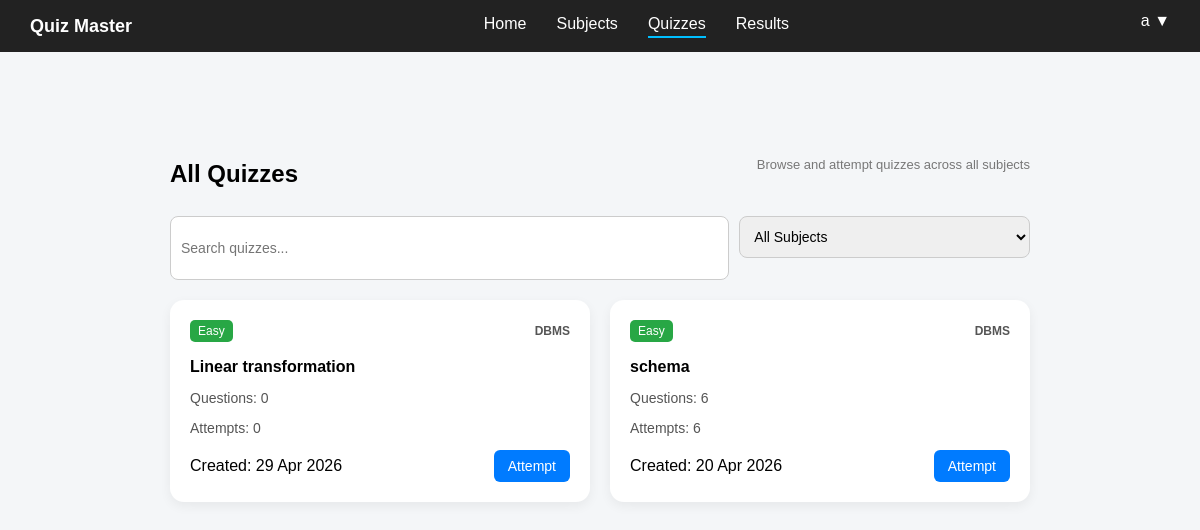
Screenshot of /dashboard/quizzes (signed in) with the database file from the repository.
### controller/models.py (models this page shows)
class Quiz(db.Model):
    __tablename__ = "quizzes"
    id = db.Column(db.Integer, primary_key=True)
    title = db.Column(db.String(200), nullable=False)
    created_at = db.Column(db.DateTime, default=datetime.utcnow)
    subject_id = db.Column(db.Integer, db.ForeignKey("subjects.id"), nullable=False)
    questions = db.relationship("Question", backref="quiz", lazy=True)
    attempts = db.relationship("Attempt", backref="quiz", lazy=True)

class Subject(db.Model):
    __tablename__ = "subjects"
    id = db.Column(db.Integer, primary_key=True)
    name = db.Column(db.String(100), nullable=False)
    description = db.Column(db.Text)
    quizzes = db.relationship("Quiz", backref="subject", lazy=True)

### app.py (the view)
@app.route("/dashboard/quizzes")
def student_all_quizzes():
    if "user_id" not in session:
        flash("Please login first")
        return redirect(url_for("login"))
    quizzes = Quiz.query.order_by(Quiz.created_at.desc()).all()
    return render_template("student_all_quizzes.html", quizzes=quizzes)

### templates/student_all_quizzes.html (shortened to what this page needs)
{% extends "base.html" %}
{% block content %}
<div class="container">
    <div class="header">
        <h1>All Quizzes</h1>
        <p class="subtitle">Browse and attempt quizzes across all subjects</p>
    </div>
    <div class="top-bar">
        <input type="text" placeholder="Search quizzes...">
        <select>
            <option>All Subjects</option>
        </select>
    </div>
    <div class="quiz-grid">
        {% for quiz in quizzes %}
        <div class="quiz-card">
            <div class="quiz-top">
                <span class="tag easy">Easy</span>
                <span class="subject">{{ quiz.subject.name }}</span>
            </div>
            <h3>{{ quiz.title }}</h3>
            <p class="small">Questions: {{ quiz.questions|length }}</p>
            <p class="small">Attempts: {{ quiz.attempts|length }}</p>
            <div class="quiz-bottom">
                <span class="small">
                    Created: {{ quiz.created_at.strftime("%d %b %Y") }}
                </span>
                <button class="btn attempt" onclick='location.href="{{ url_for("attempt_quiz", quiz_id=quiz.id) }}"'>
                    Attempt
                </button>
            </div>
        </div>
        {% endfor %}
    </div>
</div>
{% endblock %}

### static/css/base.css (style rules this page uses)
body { font-family: Arial, sans-serif; background: #f4f6f8; margin: 0; }
.container { max-width: 1000px; margin: 30px auto; padding: 20px; border-radius: 12px; }
.header { display: flex; justify-content: space-between; align-items: center; margin-bottom: 20px; }
.header h1 { margin: 0; font-size: 24px; }
.subtitle { font-size: 14px; color: #666; margin-top: 5px; }
.tag { padding: 4px 8px; border-radius: 5px; font-size: 12px; color: white; }
.subject { background: #28a745; }
.attempt { background: #6f42c1; }
.btn { padding: 8px 14px; border: none; border-radius: 6px; cursor: pointer; font-size: 14px; }
.btn.attempt { background: #007bff; color: white; }
.top-bar { display: flex; gap: 10px; margin-bottom: 20px; }
.top-bar input { flex: 2; padding: 10px; border-radius: 8px; border: 1px solid #ccc; outline: none; font-size: 14px; height: 42px; }
.top-bar select { flex: 1; padding: 10px; border-radius: 8px; border: 1px solid #ccc; font-size: 14px; outline: none; height: 42px; }
.quiz-grid { display: grid; grid-template-columns: repeat(2, 1fr); gap: 20px; }
.quiz-card { background: white; padding: 20px; border-radius: 14px; box-shadow: 0 4px 12px rgba(0, 0, 0, 0.06); transition: 0.2s; }
.quiz-top { display: flex; justify-content: space-between; align-items: center; margin-bottom: 10px; }
.easy { background: #28a745; }
.quiz-card .subject { font-size: 12px; color: #555; font-weight: bold; background: none; padding: 0; }
.quiz-card h3 { font-size: 16px; margin-bottom: 6px; }
.quiz-card p { color: #555; font-size: 14px; margin-bottom: 4px; }
.quiz-bottom { display: flex; justify-content: space-between; align-items: center; margin-top: 14px; }
body { padding-bottom: 80px; }
.container { max-width: 900px; margin: 30px auto; }
.subtitle { font-size: 13px; color: #777; margin-bottom: 24px; }

### rows the page displays
Quiz: subject.name "DBMS", title "Linear transformation", questions|length "0", attempts|length "0", created_at "29 Apr 2026"
Quiz: subject.name "DBMS", title "schema", questions|length "6", attempts|length "6", created_at "20 Apr 2026"

### other values shown
{{ session.get('username', 'User') }} "a"
